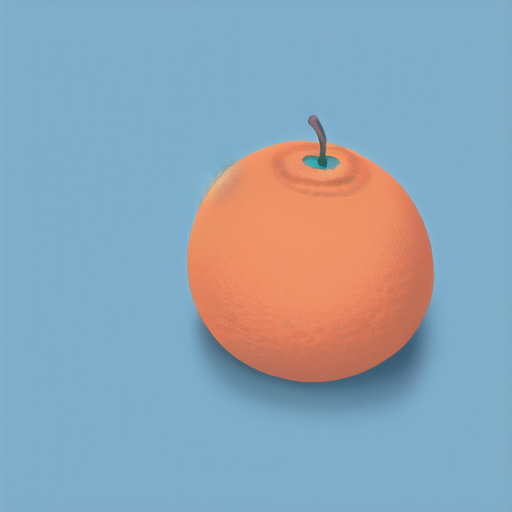
#> input picture 算法组/Week2/lijiajun/src/img/test5.png, 512 x 512 px; its folder holds 5 pictures in this run
$ python tune.py
#> lines starting #> are read from the running program, lines starting #| are printed output that depends on the picture; after the words box and inside, x2 and y2 are one past the last pixel; in counts of white or black regions, pixels touching at a corner belong together
### 算法组/Week2/lijiajun/src/detect.py
import numpy as np
import cv2 as cv
import sys
import os


def imread_zh(path, flags=cv.IMREAD_COLOR):
#> called with path = '算法组/Week2/lijiajun/src/img/test5.png', flags = 1
    data = np.fromfile(path, dtype=np.uint8)
    if data.size == 0:
        return None
    return cv.imdecode(data, flags)
#> returned value is the input picture: shape (512, 512, 3); mean B, G, R 180.9, 164.9, 143.2


def imwrite_zh(path, img):
    ext = os.path.splitext(path)[1] or ".png"
    ok, buf = cv.imencode(ext, img)
    if ok:
        buf.tofile(path)
    return ok


def detect(img, lo=(8, 120, 80), hi=(25, 255, 255), min_area=500, min_ratio=0.5,ksize=5):
    hsv = cv.cvtColor(img, cv.COLOR_BGR2HSV)
    mask = cv.inRange(hsv, lo, hi)
    kernel = cv.getStructuringElement(cv.MORPH_ELLIPSE, (ksize, ksize))
    mask = cv.morphologyEx(mask, cv.MORPH_OPEN, kernel)

    cnts, _ = cv.findContours(mask, cv.RETR_EXTERNAL, cv.CHAIN_APPROX_SIMPLE)
    if not cnts:
        return False, -1.0, -1.0, 0.0, None, mask

    total = sum(cv.contourArea(c) for c in cnts)
    c = max(cnts, key=cv.contourArea)
    area = cv.contourArea(c)
    if total <= 0 or area < min_area or area < min_ratio * total:
        return False, -1.0, -1.0, 0.0, None, mask

    M = cv.moments(c)
    if M["m00"] == 0:
        return False, -1.0, -1.0, 0.0, None, mask

    u = M["m10"] / M["m00"]
    v = M["m01"] / M["m00"]
    return True, u, v, area, c, mask


def draw_result(img,detected,u,v,c):
    if detected:
        x, y, w, h = cv.boundingRect(c)
        cv.drawContours(img, [c], -1, (0, 255, 0), 2)
        cv.rectangle(img, (x, y), (x + w, y + h), (255, 0, 0), 1)
        cv.circle(img, (int(u), int(v)), 6, (0, 0, 255), -1)
        cv.putText(img, "u=%d v=%d" % (u, v), (x, y - 8), cv.FONT_HERSHEY_SIMPLEX, 0.6, (0, 0, 255), 2)
    else:
        cv.putText(img, "no target", (20, 40), cv.FONT_HERSHEY_SIMPLEX, 1.0, (0, 0, 255), 2)


BASE=os.path.dirname(os.path.abspath(__file__))
IMG_DIR=os.path.join(BASE,'img')
OUT_DIR=os.path.join(BASE,'out')


#Another available path that you can choose the file you exactedly want
'''filename=input("The file you want to process:")
img = imread_zh(os.path.join(IMG_DIR, f"{filename}.png"))
if img is None:
    print("Found no file!")
    sys.exit(1)


cv.imshow('maskdisplay',mask)
k=cv.waitKey(0)
if k==ord("s"):
    imwrite_zh(os.path.join(OUT_DIR, f"{filename}_output.png"), mask)'''

# [20 lines left out: function main, not called in this run]


# [2 lines that do not run on import are left out]


### 算法组/Week2/lijiajun/src/tune.py
import os
import cv2 as cv
from detect import imread_zh, imwrite_zh, detect, draw_result, IMG_DIR, OUT_DIR

for s in [80, 120, 150, 170]:
    for name in ["test5", "test6"]:
        img = imread_zh(os.path.join(IMG_DIR, name + ".png"))
        d, u, v, area, c, mask = detect(img, lo=(8, s, 80), hi=(25, 255, 255))
#> in detect, `hsv = cv.cvtColor(img, cv.COLOR_BGR2HSV)`: hsv: shape (512, 512, 3); mean H, S, V 84.8, 103, 203.5
#> in detect, `mask = cv.inRange(hsv, lo, hi)`:
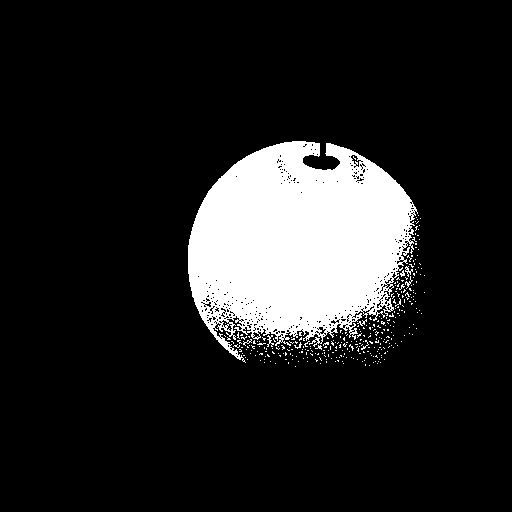
#> mask: shape (512, 512); 13.5% white; 328 white regions (321 under 20 px), largest, box (x1, y1, x2, y2) and area: (188, 141, 418, 363) 34353, (267, 335, 274, 347) 36, (405, 266, 413, 277) 34
#> in detect, `mask = cv.morphologyEx(mask, cv.MORPH_OPEN, kernel)`:
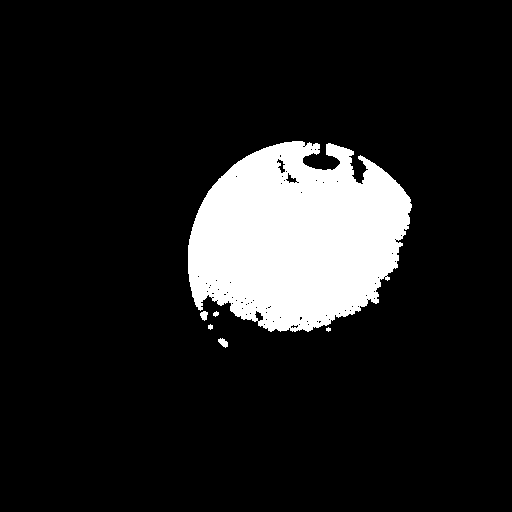
#> mask: shape (512, 512); 12% white; 6 white regions (1 under 20 px)
#> in detect, `cnts, _ = cv.findContours(mask, cv.RETR_EXTERNAL, cv.CHAIN_APPROX_SIMP..`: cnts = 6 contours, 3 with area under 20; largest, box (x1, y1, x2, y2) and area: (188, 141, 412, 332) 31178, (218, 338, 228, 348) 48, (200, 311, 208, 321) 43
#> in detect, `total = sum(cv.contourArea(c) for c in cnts)`: total = 31308
#> in detect, `c = max(cnts, key=cv.contourArea)`: c = contour of 594 points, box (x1, y1, x2, y2) (188, 141, 412, 332), area 31178
#> in detect, `area = cv.contourArea(c)`: area = 31177.5
#> in detect, `M = cv.moments(c)`: M = moments, m00 31177.5, centre m10/m00, m01/m00 = (296, 237.4)
#> in detect, `u = M["m10"] / M["m00"]`: u = 296
#> in detect, `v = M["m01"] / M["m00"]`: v = 237.4
#> d = True; u = 296; v = 237.4; area = 31177.5
        draw_result(img, d, u, v, c)
#> in draw_result, `x, y, w, h = cv.boundingRect(c)`: x = 188; y = 141; w = 224; h = 191
#> in draw_result, `cv.circle(img, (int(u), int(v)), 6, (0, 0, 255), -1)`: img: shape (512, 512, 3); mean B, G, R 179.9, 165.7, 140
        cv.putText(img, "S>=%d" % s, (20, 470), cv.FONT_HERSHEY_SIMPLEX, 0.8, (255, 255, 255), 2)
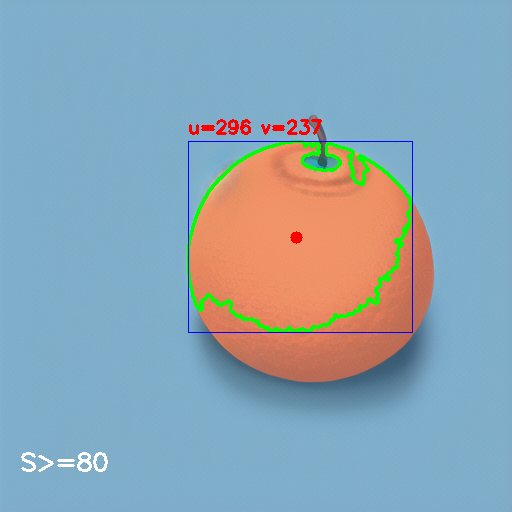
#> img: shape (512, 512, 3); mean B, G, R 179.4, 165.4, 140.7
        imwrite_zh(os.path.join(OUT_DIR, "cmp_S%03d_%s.png" % (s, name)), img)
        print("S>=%d %-6s detected=%-5s area=%7.0f" % (s, name, d, area))
#| S>=80 test5  detected=True  area=  31178

for k in [3, 5, 7, 9]:
    img = imread_zh(os.path.join(IMG_DIR, "test5.png"))
    d, u, v, area, c, mask = detect(img, ksize=k)
#> in detect (call 9), `mask = cv.morphologyEx(mask, cv.MORPH_OPEN, kernel)`:
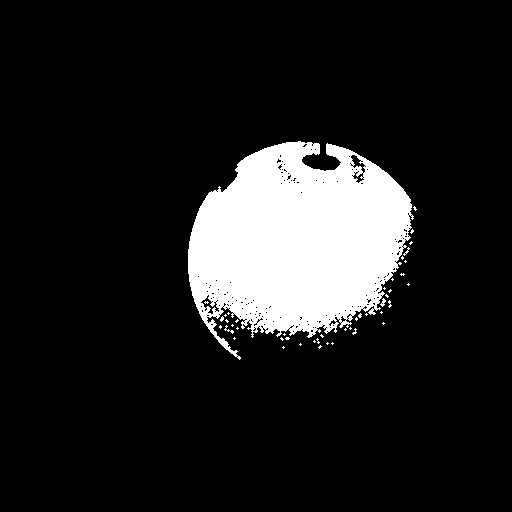
#> mask: shape (512, 512); 12.5% white; 45 white regions (42 under 20 px), largest, box (x1, y1, x2, y2) and area: (188, 141, 414, 360) 32489, (380, 298, 386, 307) 25, (224, 325, 234, 334) 25
    imwrite_zh(os.path.join(OUT_DIR, "cmp_k%d_mask.png" % k), mask)
    print("kernel=%d detected=%-5s area=%7.0f" % (k, d, area))
